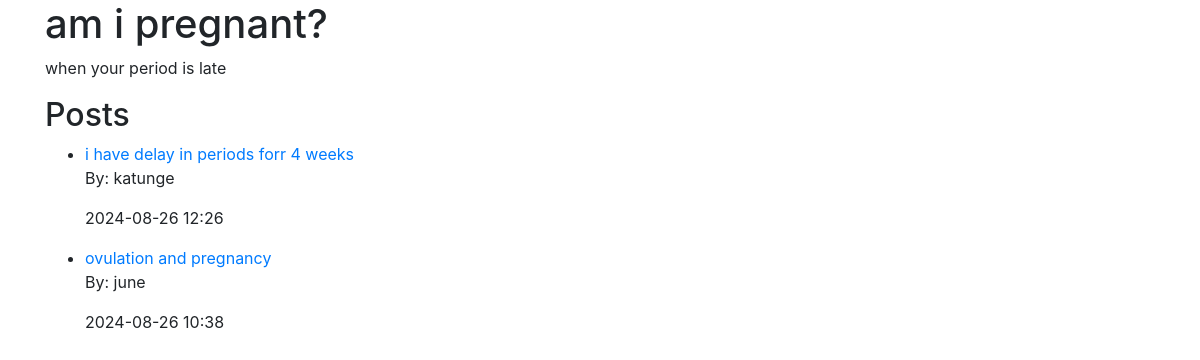
Before: /forum/1/ with the older database file.
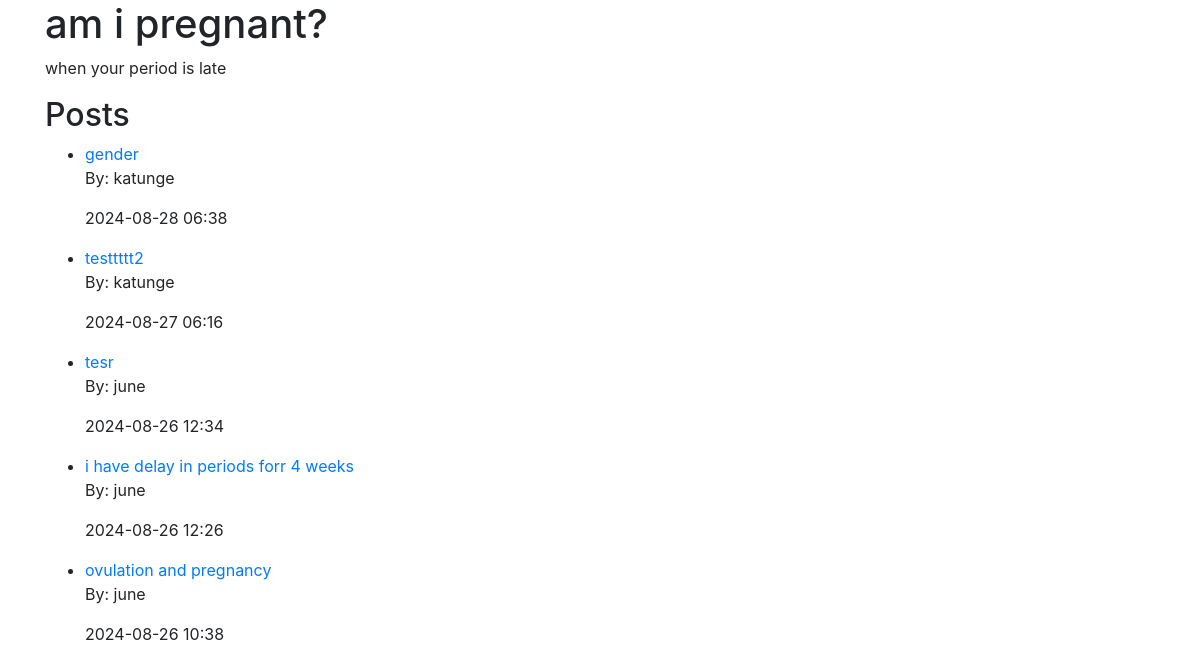
After: the same page with the newer database file.
### forum/models.py (models this page shows, shortened)
class Foruma(models.Model):
    name = models.CharField(max_length=100)
    description = models.TextField(blank=True)
    category = models.ForeignKey(Category, on_delete=models.CASCADE)

class Post(models.Model):
    title = models.CharField(max_length=200)
    content = models.TextField()
    author = models.ForeignKey(User, on_delete=models.CASCADE)
    forum = models.ForeignKey(Foruma, on_delete=models.CASCADE)
    created_at = models.DateTimeField(auto_now_add=True)

### forum/views.py (the view)
# urls.py: path('<int:forum_id>/', views.forum_detail, name='forum_detail'),
def forum_detail(request, forum_id):
    forum = get_object_or_404(Foruma, pk=forum_id)  # Get the forum object with the specified ID
    posts = forum.post_set.all().order_by('-created_at') # Get posts for this forum, sorted by creation date in descending order
    return render(request, 'forum/forum_detail.html', {'forum': forum, 'posts': posts})

### forum/templates/forum/forum_detail.html (shortened to what this page needs)
{% extends 'base.html' %}
{% block content %}
<h1>{{ forum.name }}</h1>
<p>{{ forum.description }}</p>
<h2>Posts</h2>
<ul>
    {% for post in posts %}
        <li>
            <a href="{% url 'post_detail' post.id %}">{{ post.title }}</a>
            <p>By: {{ post.author }}</p>
            <p>{{ post.created_at|date:"Y-m-d H:i" }}</p>
        </li>
    {% endfor %}
</ul>
{% endblock %}

### forum/templates/base.html (shortened to what this page needs)
<!DOCTYPE html>
<html lang="en">
<head>
    <link rel="stylesheet" href="https://stackpath.bootstrapcdn.com/bootstrap/4.5.2/css/bootstrap.min.css">
</head>
<body>
    <div class="container">
        {% block content %}
        {% endblock %}
    </div>
</body>
</html>

Changed rows visible on the page:
added Post: title "gender", author "katunge", created_at "2024-08-28 06:38"
added Post: title "testtttt2", author "katunge", created_at "2024-08-27 06:16"
added Post: title "tesr", author "june", created_at "2024-08-26 12:34"
changed Post "i have delay in periods forr 4 weeks": author "katunge" → "june"
